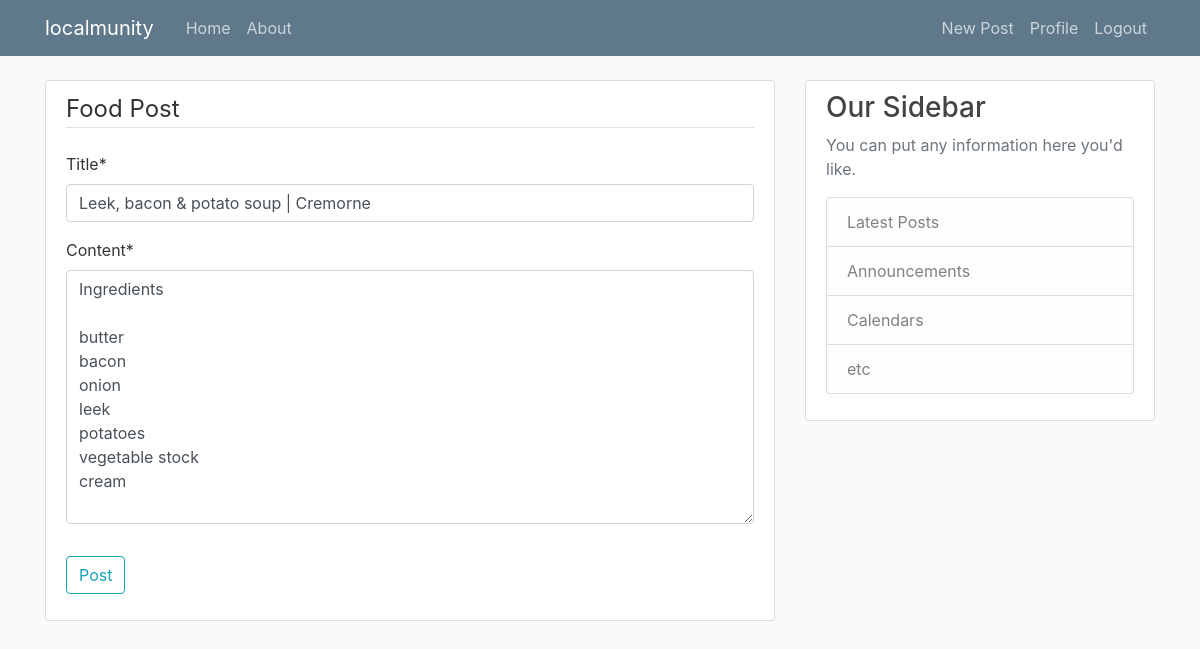
The page /post/4/update/ (signed in) on the database its author committed.
### localmunity/models.py (models this page shows, shortened)
class Post(models.Model):
    title = models.CharField(max_length=100)
    content = models.TextField()
    date_posted = models.DateTimeField(default=timezone.now)
    author = models.ForeignKey(User, on_delete=models.CASCADE)
    image = models.ImageField(default='default.jpg', upload_to='post_pics')

### localmunity/views.py (the view, shortened to what this page needs)
# urls.py: path('post/<int:pk>/update/', PostUpdateView.as_view(), name='post-update'),
class PostUpdateView(LoginRequiredMixin, UserPassesTestMixin, UpdateView):
    model = Post
    fields = ['title', 'content']
    def test_func(self):
        post = self.get_object()
        if self.request.user == post.author:
            return True
        return False

### localmunity/templates/localmunity/post_form.html (shortened to what this page needs)
{% extends "localmunity/base.html" %}
{% load crispy_forms_tags %}
{% block content %}
    <div class="content-section">
        <form method="POST">
            <fieldset class="form-group">
                <legend class="border-bottom mb-4">Food Post</legend>
                {{ form|crispy }}
            </fieldset>
            <div class="form-group">
                <button class="btn btn-outline-info" type="submit">Post</button>
            </div>
        </form>
    </div>
{% endblock content %}

### localmunity/static/localmunity/main.css (style rules this page uses)
body { background: #fafafa; color: #333333; margin-top: 5rem; }
.content-section { background: #ffffff; padding: 10px 20px; border: 1px solid #dddddd; border-radius: 3px; margin-bottom: 20px; }

### rows shown on the page
Post: title "Leek, bacon & potato soup | Cremorne", content "Ingredients butter bacon onion leek potatoes vegetable stock cream"
